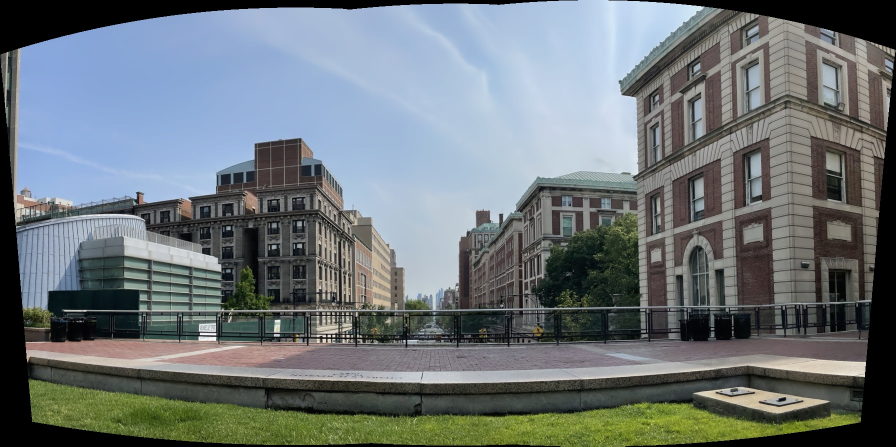
#> input picture stitched_result.jpg, 1791 x 893 px, given as the content of the folder data/penn_E431, which was not available (shown at 1/2 size)
$ python img_stitching.py
#> lines starting #> are read from the running program, lines starting #| are printed output that depends on the picture; after the words box and inside, x2 and y2 are one past the last pixel; in counts of white or black regions, pixels touching at a corner belong together
import cv2
import numpy as np
import os
import glob

# ==========================
# INPUT VALUES
# ==========================
IMG_DIR = "data/penn_E431"
IMG_LIST = []

def load_images(dir_path):
    """
    Reads all images from a directory and returns them as a list sorted by filename
    """
#> called with dir_path = 'data/penn_E431'
    image_files = sorted(
        glob.glob(os.path.join(dir_path, '*.*'))
    )

    images = []
    for file in image_files:
        img = cv2.imread(file)
#> img is the input picture: shape (893, 1791, 3); mean B, G, R 119.9, 117, 109
        if img is None:
            print(f"Warning: Could not read {file}, skipping.")
            continue
        images.append(img)
    return images

# [15 lines left out: function stitch_images, not called in this run]

def stitch_images_manual(images, ransac_thresh=4.0):
    """
    Manually stitches images left to right using ORB/SIFT + RANSAC homography.
    ransac_thresh: lower = stricter, higher = more tolerant to noise.
    """
    stitched = images[0]

    for i in range(1, len(images)):
        img2 = images[i]

        # Feature detection and matching
        sift = cv2.SIFT_create()
        kp1, des1 = sift.detectAndCompute(stitched, None)
        kp2, des2 = sift.detectAndCompute(img2, None)

        bf = cv2.BFMatcher()
        matches = bf.knnMatch(des1, des2, k=2)

        # Lowe's ratio test
        good_matches = [m for m, n in matches if m.distance < 0.75 * n.distance]
        if len(good_matches) < 4:
            print(f"Not enough matches between images {i-1} and {i}")
            continue

        src_pts = np.float32([kp1[m.queryIdx].pt for m in good_matches]).reshape(-1, 1, 2)
        dst_pts = np.float32([kp2[m.trainIdx].pt for m in good_matches]).reshape(-1, 1, 2)

        # Compute homography with custom RANSAC threshold
        H, mask_h = cv2.findHomography(dst_pts, src_pts, cv2.RANSAC, ransac_thresh)

        # Warp img2 to stitched coordinates
        h1, w1 = stitched.shape[:2]
        h2, w2 = img2.shape[:2]

        corners_img2 = np.array([[0,0],[0,h2],[w2,h2],[w2,0]], dtype=np.float32).reshape(-1,1,2)
        warped_corners = cv2.perspectiveTransform(corners_img2, H)
        all_corners = np.vstack((np.array([[0,0],[0,h1],[w1,h1],[w1,0]], dtype=np.float32).reshape(-1,1,2), warped_corners))

        xmin, ymin = np.int32(all_corners.min(axis=0).ravel())
        xmax, ymax = np.int32(all_corners.max(axis=0).ravel())
        translation = [-xmin, -ymin]

        H_translation = np.array([[1,0,translation[0]],[0,1,translation[1]],[0,0,1]])

        # Warp img2
        warped_img2 = cv2.warpPerspective(img2, H_translation @ H, (xmax - xmin, ymax - ymin))
        canvas = np.zeros_like(warped_img2)
        canvas[translation[1]:translation[1]+h1, translation[0]:translation[0]+w1] = stitched

        # Create a mask for blending: 1 where warped_img2 has content
        mask_img2 = (warped_img2 > 0).astype(np.float32)
        mask_canvas = (canvas > 0).astype(np.float32)
        overlap = np.minimum(mask_img2, mask_canvas)

        # Avoid division by zero
        total_mask = mask_img2 + mask_canvas
        total_mask[total_mask == 0] = 1

        # Linear blend only in overlapping region
        blended_region = linear_blend(canvas, warped_img2, overlap)

        # Non-overlapping regions: take whichever is non-zero
        stitched = np.where(overlap, blended_region, canvas + warped_img2)

    return stitched


import numpy as np
import cv2

# [28 lines left out: function linear_blend, not called in this run]


def remove_dark_border(img, n=10, threshold=30):
    """
    Removes dark pixels near the border of an image.

    Parameters:
    - img: input image (BGR or grayscale)
    - n: number of pixels from the border to check
    - threshold: pixel intensity below this is considered "dark" (0-255)

    Returns:
    - img with dark border pixels set to black
    """
    # Convert to grayscale for easy thresholding
    gray = cv2.cvtColor(img, cv2.COLOR_BGR2GRAY) if len(img.shape) == 3 else img.copy()

    mask = gray < threshold

    # Create a mask for n-pixel border
    border_mask = np.zeros_like(mask)
    border_mask[:n, :] = 1         # Top border
    border_mask[-n:, :] = 1        # Bottom border
    border_mask[:, :n] = 1         # Left border
    border_mask[:, -n:] = 1        # Right border

    # Only keep dark pixels near the border
    final_mask = mask & border_mask

    # Set those pixels to black
    img[final_mask] = 0

    return img


if __name__ == "__main__":
    images = load_images(IMG_DIR) or IMG_LIST
#> images = 1 item

    images = [remove_dark_border(img, n=60, threshold=60) for img in images]
#> in remove_dark_border, `gray = cv2.cvtColor(img, cv2.COLOR_BGR2GRAY) if len(img.shape) == 3 el..`:
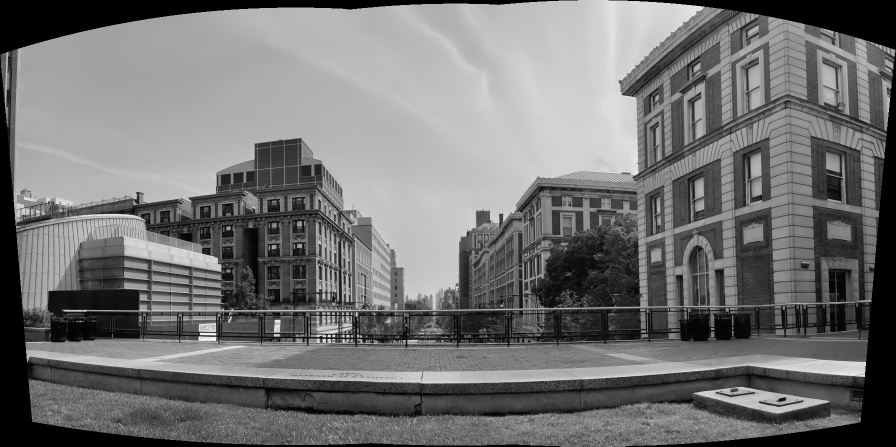
#> gray: shape (893, 1791) (shown at 1/2 size); min 0, max 253, mean 115
#> in remove_dark_border, `mask = gray < threshold`:
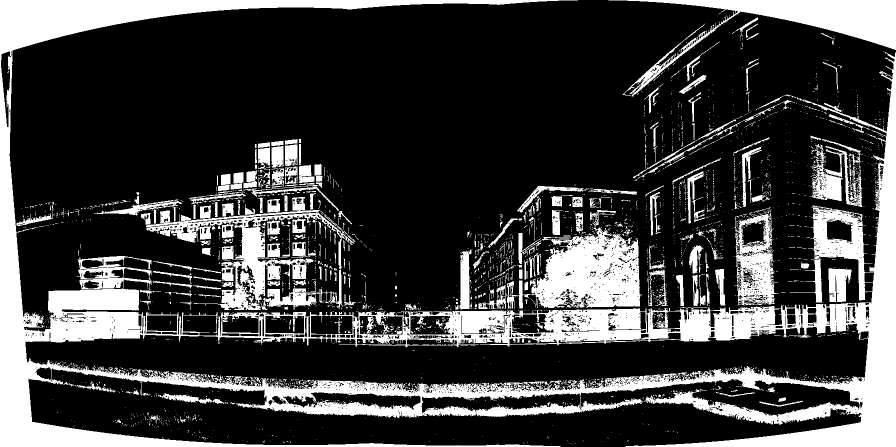
#> mask: shape (893, 1791) bool (shown at 1/2 size); 24.6% white; 3117 white regions (2804 under 20 px), largest, box (x1, y1, x2, y2) and area: (0, 0, 1791, 893) 246868, (957, 454, 1283, 618) 25894, (1217, 0, 1791, 193) 22728
#> in remove_dark_border, `final_mask = mask & border_mask`:
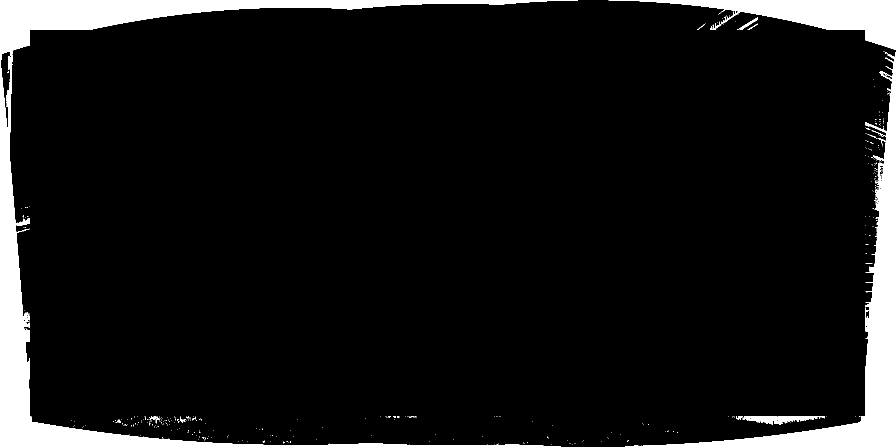
#> final_mask: shape (893, 1791) bool (shown at 1/2 size); 8.4% white; 341 white regions (328 under 20 px), largest, box (x1, y1, x2, y2) and area: (0, 0, 1156, 893) 71577, (1251, 103, 1791, 893) 40303, (1217, 0, 1791, 100) 19500
#> in remove_dark_border, `img[final_mask] = 0`:
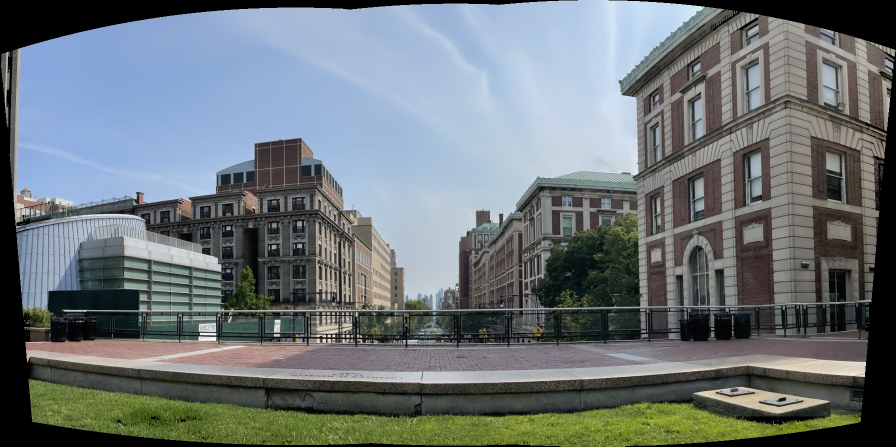
#> img: shape (893, 1791, 3) (shown at 1/2 size); 1.65% of pixels changed, all inside (x1, y1, x2, y2) = (0, 0, 1791, 893)

    stitched_image = stitch_images_manual(images)
    cv2.imwrite("stitched.png", stitched_image)

    if stitched_image is not None:
        cv2.imshow("Stitched Image", stitched_image)
        cv2.waitKey(0)
        cv2.destroyAllWindows()
